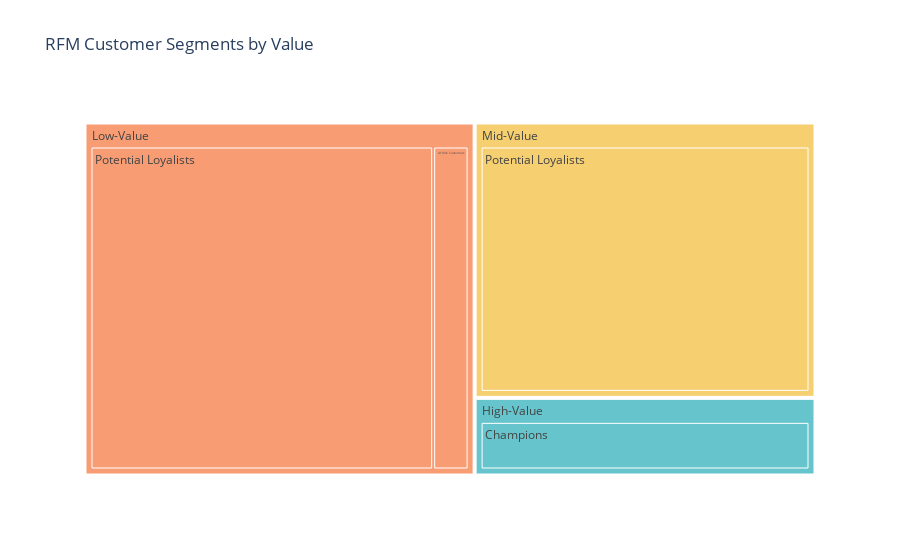

The code cell stored with this chart in its notebook:
### Markdown cell above
* Champions: Customers with high scores for all three factors. These customers are the most valuable to the business and should be targeted with special offers and promotions.
* Potential Loyalists: Customers with high scores for recency and frequency, but low scores for monetary value. These customers are likely to become Champions if they are kept engaged.
* At Risk Customers: Customers with low scores for recency and frequency, but high scores for monetary value. These customers are at risk of churning and should be targeted with retention campaigns.
* Can't Lose: Customers with high scores for recency and monetary value, but low scores for frequency. These customers are valuable, but they may not be engaged with the business as much as they could be.
* Lost: Customers with low scores for all three factors. These customers are unlikely to return to the business and should be removed from marketing lists.

### Code cell
segment_product_counts = data.groupby(['Value Segment', 'RFM Customer Segments']).size().reset_index(name='Count')

segment_product_counts = segment_product_counts.sort_values('Count', ascending=False)

fig_treemap_segment_product = px.treemap(segment_product_counts, 
                                         path=['Value Segment', 'RFM Customer Segments'], 
                                         values='Count',
                                         color='Value Segment', color_discrete_sequence=px.colors.qualitative.Pastel,
                                         title='RFM Customer Segments by Value')
fig_treemap_segment_product.show()

### Figure 1 — Plotly figure (JSON) as saved in the notebook; plotly's stock layout.template omitted (floating-point values rounded to 4 significant figures)
{"data": [{"branchvalues": "total", "customdata": [["High-Value"], ["Mid-Value"], ["High-Value"], ["Low-Value"], ["Low-Value"], ["Mid-Value"], ["Mid-Value"], ["High-Value"], ["Low-Value"], ["Low-Value"], ["Mid-Value"], ["High-Value"]], "domain": {"x": [0, 1], "y": [0, 1]}, "hovertemplate": "labels=%{label}<br>Count=%{value}<br>parent=%{parent}<br>id=%{id}<br>Value Segment=%{customdata[0]}<extra></extra>", "ids": ["High-Value/At Risk Customers", "Mid-Value/Potential Loyalists", "High-Value/Potential Loyalists", "Low-Value/At Risk Customers", "Low-Value/Champions", "Mid-Value/Champions", "Mid-Value/At Risk Customers", "High-Value/Champions", "Low-Value/Potential Loyalists", "Low-Value", "Mid-Value", "High-Value"], "labels": ["At Risk Customers", "Potential Loyalists", "Potential Loyalists", "At Risk Customers", "Champions", "Champions", "At Risk Customers", "Champions", "Potential Loyalists", "Low-Value", "Mid-Value", "High-Value"], "marker": {"colors": ["rgb(102, 197, 204)", "rgb(246, 207, 113)", "rgb(102, 197, 204)", "rgb(248, 156, 116)", "rgb(248, 156, 116)", "rgb(246, 207, 113)", "rgb(246, 207, 113)", "rgb(102, 197, 204)", "rgb(248, 156, 116)", "rgb(248, 156, 116)", "rgb(246, 207, 113)", "rgb(102, 197, 204)"]}, "name": "", "parents": ["High-Value", "Mid-Value", "High-Value", "Low-Value", "Low-Value", "Mid-Value", "Mid-Value", "High-Value", "Low-Value", "", "", ""], "type": "treemap", "values": [0, 7255, 0, 998, 0, 0, 0, 2046, 9646, 10644, 7255, 2046]}], "layout": {"legend": {"tracegroupgap": 0}, "title": {"text": "RFM Customer Segments by Value"}, "treemapcolorway": ["rgb(102, 197, 204)", "rgb(246, 207, 113)", "rgb(248, 156, 116)", "rgb(220, 176, 242)", "rgb(135, 197, 95)", "rgb(158, 185, 243)", "rgb(254, 136, 177)", "rgb(201, 219, 116)", "rgb(139, 224, 164)", "rgb(180, 151, 231)", "rgb(179, 179, 179)"]}}
